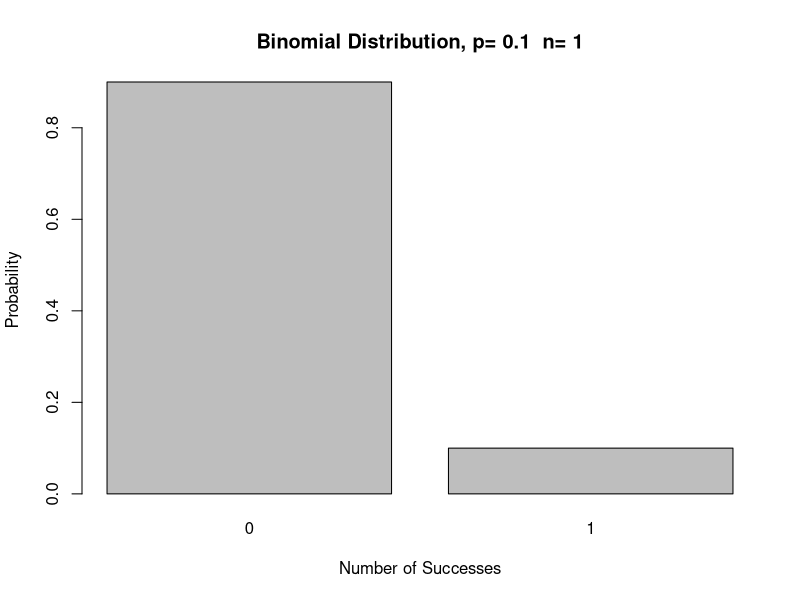
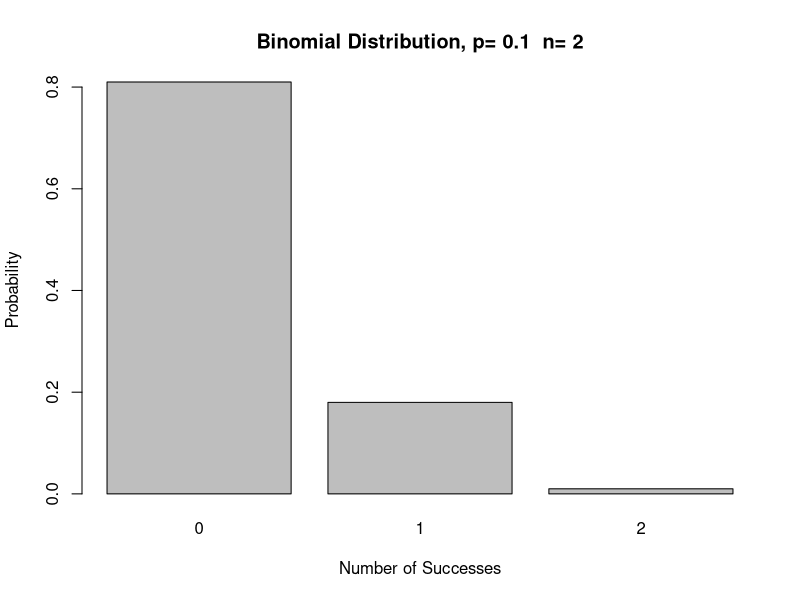
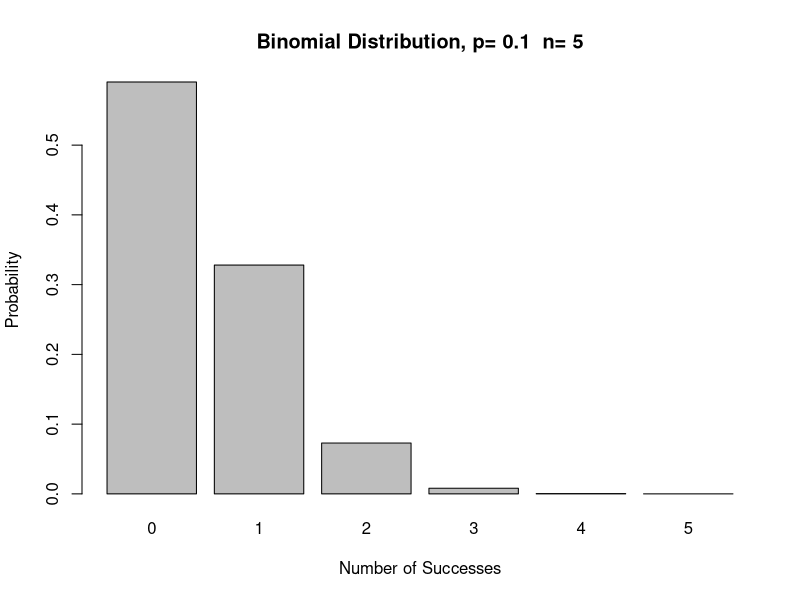
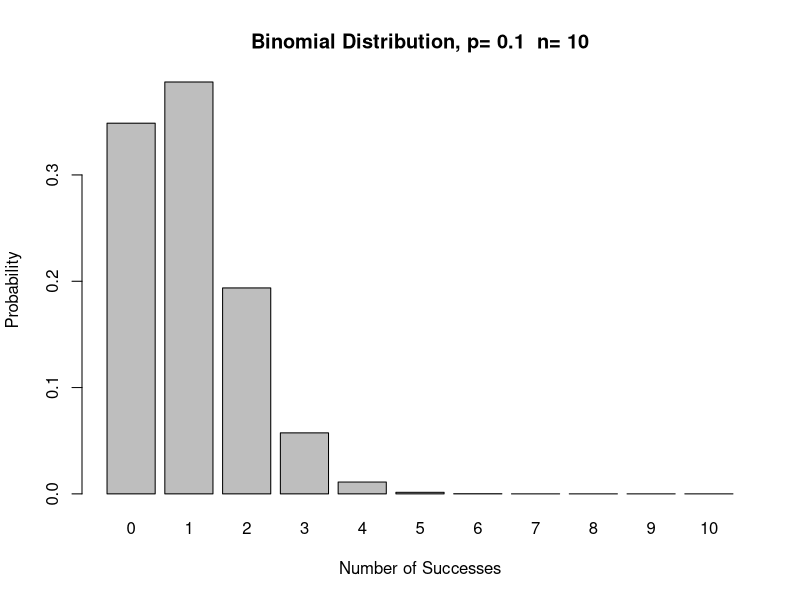
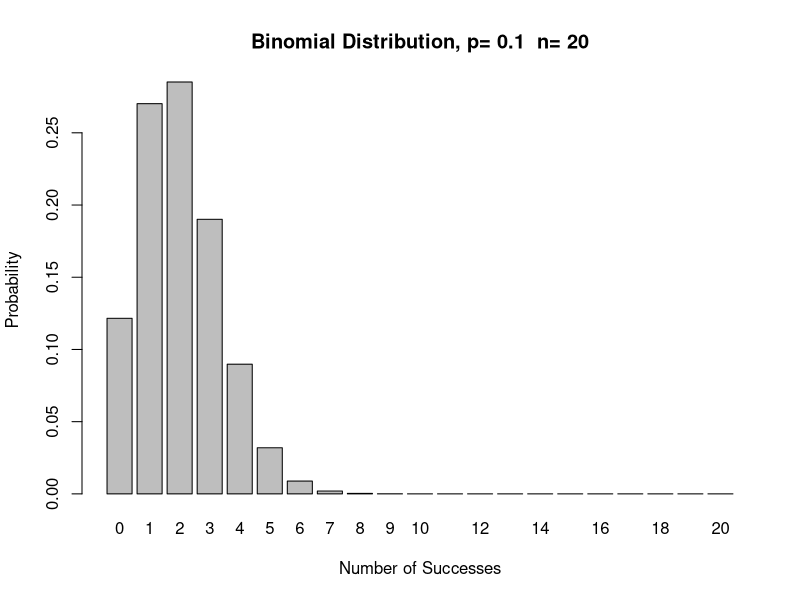
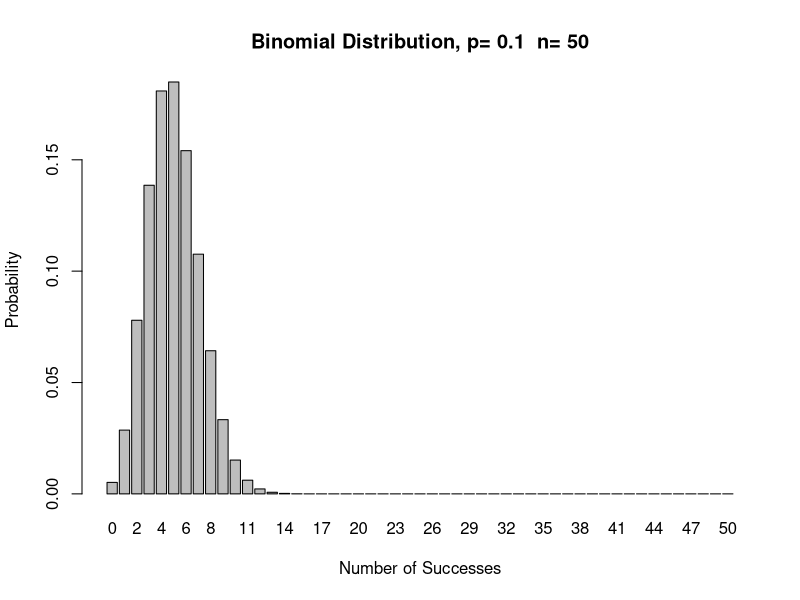
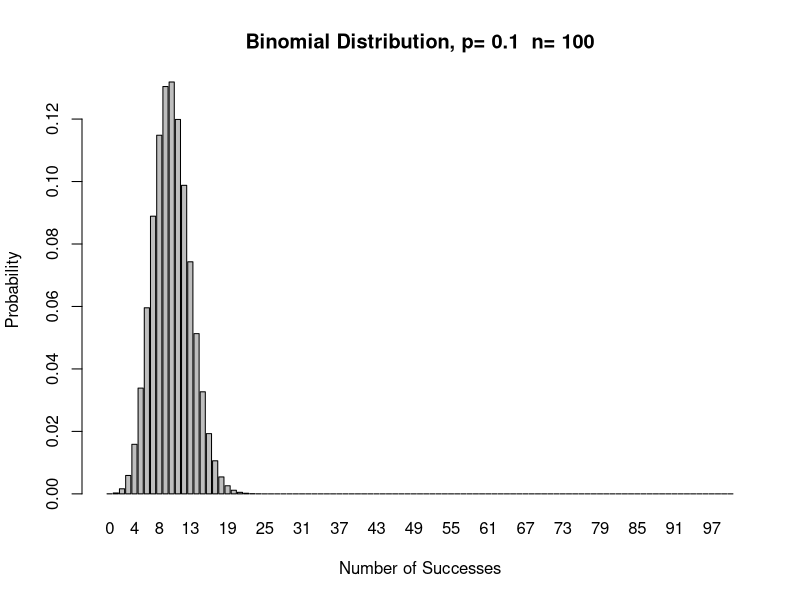
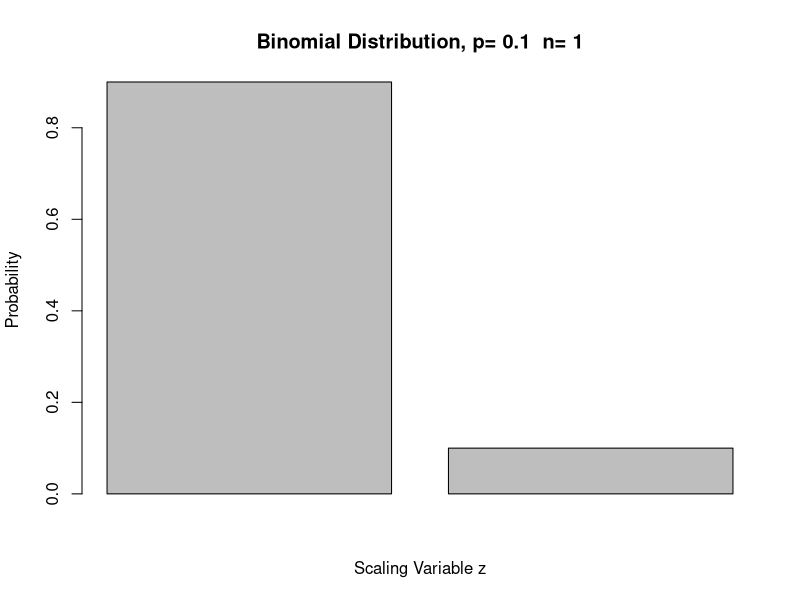

Here is the R script that generated these plots, in order:
# Code sample: scaling the binomial distribution

# Binomial distribution - sequence of increasing n
nlist <- c(1,2,5,10,20,50,100)
p <- 0.1
for (n in nlist) {
  k <- 0:n
  f <- dbinom(k,n,p)
  barplot(f,names=k,xlab="Number of Successes",ylab="Probability",
          main=paste("Binomial Distribution, p=",p," n=",n))
}


# Rescaled sequence
nlist <- c(1,2,5,10,20,50,100)
p     <- 0.1 
zmax  <- 5

for (n in nlist) {
  k  <- 0:n
  z  <- (k - n*p)/sqrt(n*p*(1-p))
  zi <- (abs(z)<=zmax)
  f  <- dbinom(k,n,p)
  barplot(f[zi], xlab="Scaling Variable z", ylab="Probability",
          main=paste("Binomial Distribution, p=",p," n=",n))
}